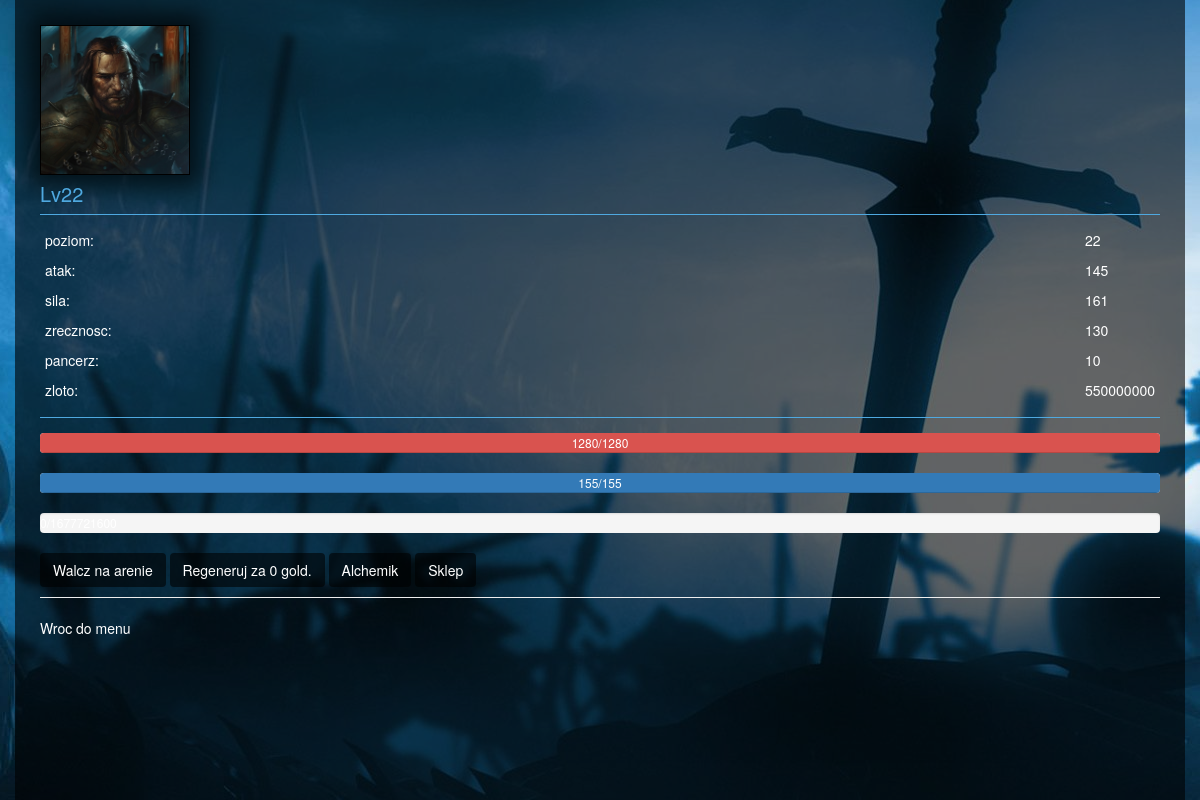
The app's page /player/8/, older data.
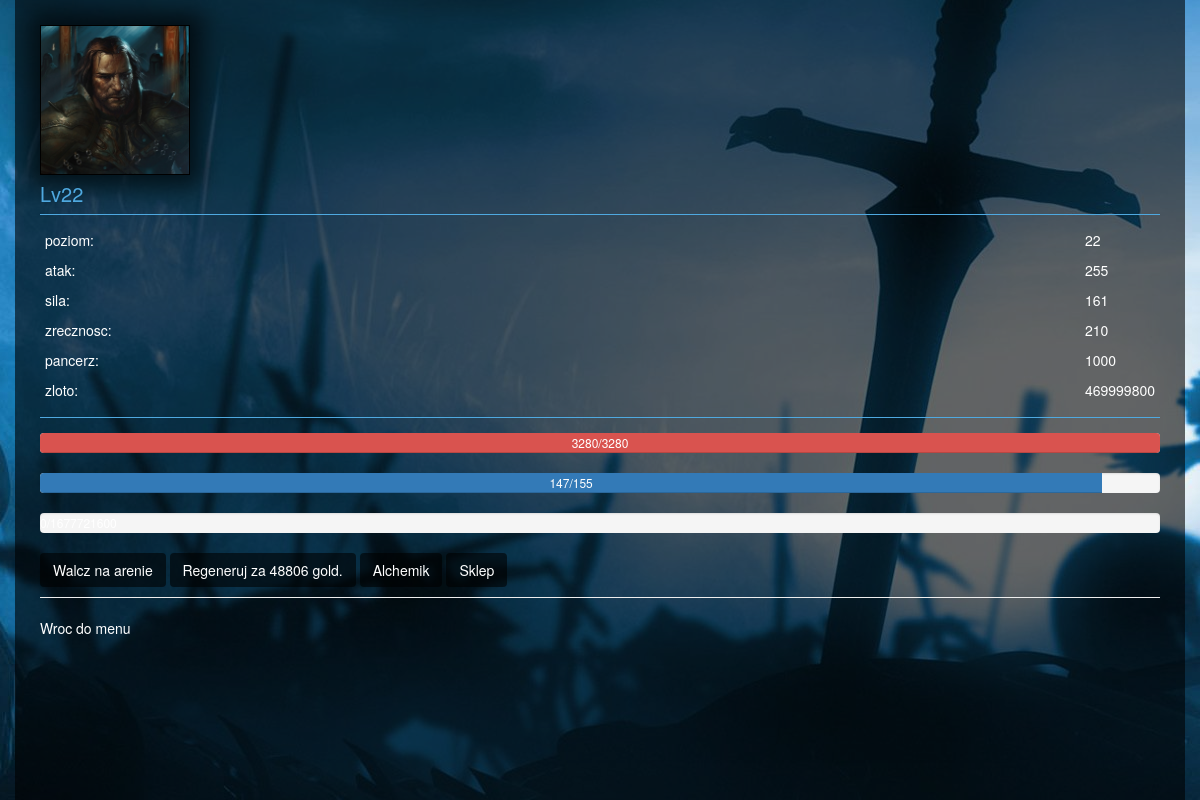
The same page, newer data.
### project/models.py (models this page shows, shortened)
class Player(models.Model):
    name = models.CharField(max_length=40)
    level = models.IntegerField()
    experience = models.IntegerField()
    requiredexp = models.IntegerField()
    strength = models.IntegerField()
    agility = models.IntegerField()
    maxhealth = models.IntegerField()
    health = models.IntegerField()
    attack = models.IntegerField()
    maxmana = models.IntegerField()
    mana = models.IntegerField()
    classname = models.ForeignKey(ClassName)
    armorid = models.ForeignKey(ArmorItem)
    bonus_attack = models.IntegerField()
    bonus_agility = models.IntegerField()
    bonus_health = models.IntegerField()
    isarmordamaged = models.BooleanField()
    gold = models.IntegerField()
    dot_damage = models.IntegerField()
    dot_rounds = models.IntegerField()
    small_elixir = models.IntegerField()
    medium_elixir = models.IntegerField()
    big_elixir = models.IntegerField()
    ultimate_elixir = models.IntegerField()

### player/views.py (the view)
def index(request, p):
    gamer = Player.objects.get(pk=p)
    gold_to_pay = int((float(gamer.maxhealth) - float(gamer.health)) / 10.0 +
                      (float(gamer.maxmana) - float(gamer.mana)) / 5.0 *
                      (float(gamer.requiredexp) / float(gamer.level)) * 0.0004)
    return render(request, 'player/index.html', {
        'p': gamer,
        'armor': ArmorItem.objects.get(name=gamer.armorid).value,
        'pay': int(gold_to_pay),
        'health': gamer.health * 100 / gamer.maxhealth,
        'mana': gamer.mana * 100 / gamer.maxmana,
    })

### project/models.py (called while the page is built)
    def __unicode__(self):
        return self.name

    def __unicode__(self):
        return self.name

### templates/player/index.html (shortened to what this page needs)
{% extends 'layout.html' %}
{% block content %}
    <div id="this">
        {% include 'shop/regen.html'%}
    </div>
{% endblock %}

### templates/fight/partial_view_player.html (shortened to what this page needs)
{% load staticfiles %}
    <div class="player_portrait">
        {%if p.classname|stringformat:"s"  == "Warrior"%}
            <img src="{% static 'css/content/warrior.jpg' %}" height="100%", width="100%">
        {%elif p.classname|stringformat:"s"  == "Thief"%}
            <img src="{% static 'css/content/thief.jpg' %}" height="100%", width="100%">
        {%elif p.classname|stringformat:"s"  == "Tankozord"%}
            <img src="{% static 'css/content/tank.jpg' %}" height="100%", width="100%">
        {% endif %}
    </div>
    <div class="player_name">
        {{p.name}}
    </div>
    <div class="player_stats">
        <div class="column_left">
            <p>poziom:</p>
            <p>atak:</p>
            <p>sila:</p>
            <p>zrecznosc:</p>
            <p>pancerz:</p>
            <p>zloto:</p>
        </div>
        <div class="column_right">
            <p>{{p.level}}</p>
            <p>{{p.attack}}</p>
            <p>{{p.strength}}</p>
            <p>{{p.agility}}</p>
            <p>{{armor}}</p>
            <p>{{p.gold}}</p>
        </div>
    </div>
    <div class="progress">
        <div id="player-health" class="progress-bar progress-bar-danger" role="progressbar" aria-valuenow="100" aria-valuemin="0" aria-valuemax="100" style="width: 100%;">
            {{p.health}}/{{p.maxhealth}}
        </div>
    </div>
    <div class="progress">
        <div id="player-mana" class="progress-bar"  role="progressbar" aria-valuenow="100" aria-valuemin="0" aria-valuemax="100" style="width: 100%">
            {{p.mana}}/{{p.maxmana}}
        </div>
    </div>
    <div class="progress">
    </div>

Row changes from the older to the newer data that the page shows:
changed Player "Lv22": attack "145" → "255"; agility "130" → "210"; gold "550000000" → "469999800"; health "1280" → "3280"; maxhealth "1280" → "3280"; mana "155" → "147"
Text that changed along with them:
{{ armor }}: "10" → "1000"
{{ pay }}: "0" → "48806"
